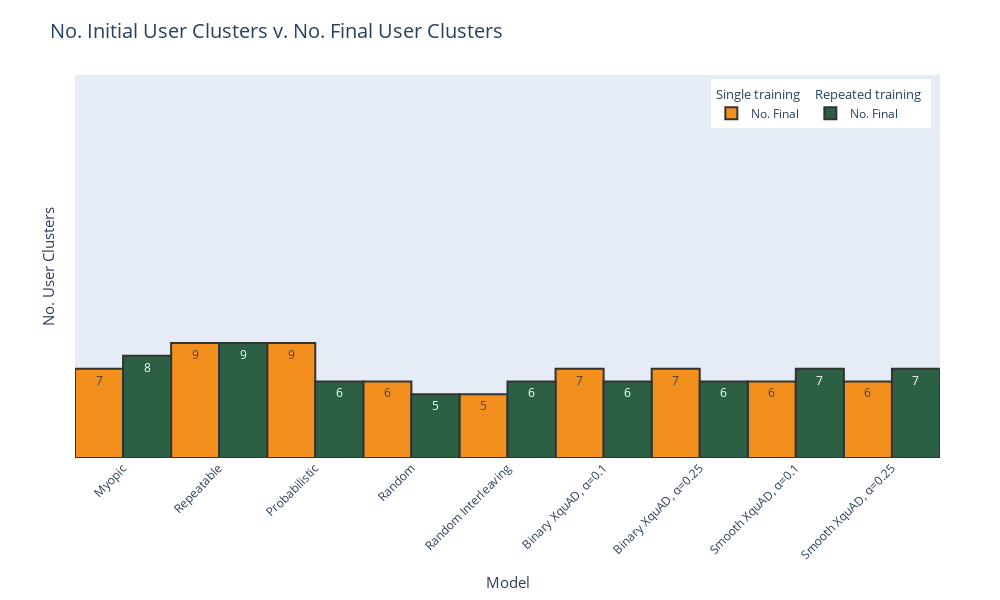

The code cell stored with this chart in its notebook:
### Code cell
colors = {
    "Single training": {
        "No. Final": "#F28F1D",
        "No. Initial": "#F6C619",
    },
    "Repeated training": {
        "No. Final": "#2B6045",
        "No. Initial": "#5EB88A",
    },
}

# Create a figure with the right layout
fig = go.Figure(layout=go.Layout(height=600,
                                    width=1000,
                                    barmode="relative",
                                    yaxis_showticklabels=False,
                                    yaxis_showgrid=False,
                                    yaxis_range=[0, user_cluster_rep.groupby(axis=1, level=0).sum().max().max() * 1.25],
                                    # Secondary y-axis overlayed on the primary one and not visible
                                    yaxis2=go.layout.YAxis(visible=False,
                                                        matches="y",
                                                        overlaying="y",
                                                        anchor="x",),
                                    font=dict(size=24),
                                    legend_x=0,
                                    legend_y=1,
                                    legend_orientation="h",
                                    hovermode="x",
                                    # margin=dict(b=0,t=10,l=0,r=10)
                                ))

# Add the traces
for i, t in enumerate(colors):
    for j, col in enumerate(['No. Final']):
        if (user_cluster_rep[t][col] == 0).all():
            continue
        fig.add_bar(
            x=user_cluster_rep.index,
            y=user_cluster_rep[t][col],
            # Set the right yaxis depending on the selected product (from enumerate)
            yaxis=f"y{i + 1}",
            # Offset the bar trace, offset needs to match the width
            # The values here are in milliseconds, 1billion ms is ~1/3 month
            offsetgroup=str(i),
            offset=(i - 1) * 1/2,
            width=1/2,
            legendgroup=t,
            legendgrouptitle_text=t,
            name=col,
            marker_color=colors[t][col],
            text=user_cluster_rep[t][col],
            marker_line=dict(width=2, color="#333"),
            hovertemplate="%{y}<extra></extra>"
        )
        
fig.update_layout(
    uniformtext_minsize=18, #uniformtext_mode='hide',
    title=dict(text=f"No. Initial User Clusters v. No. Final User Clusters",font=dict(size=20)),
    xaxis_title=dict(text="Model",font=(dict(size=15))),
    yaxis_title=dict(text="No. User Clusters",font=(dict(size=15))),
    font=dict(size=12),
    xaxis = dict(ticktext=index, tick0=0, dtick=1, tickangle=-45),
    # yaxis = dict(showticklabels = True),
    legend=dict(yanchor="top", y=0.99, xanchor="right", x=0.99),
    margin=dict(l=75, r=60, t=75, b=60),
)

fig.show()

### Figure 1 — Plotly figure (JSON) as saved in the notebook; plotly's stock layout.template omitted (floating-point values rounded to 4 significant figures)
{"data": [{"hovertemplate": "%{y}<extra></extra>", "legendgroup": "Single training", "legendgrouptitle": {"text": "Single training"}, "marker": {"color": "#F28F1D", "line": {"color": "#333", "width": 2}}, "name": "No. Final", "offset": -0.5, "offsetgroup": "0", "text": [7, 9, 9, 6, 5, 7, 7, 6, 6], "type": "bar", "width": 0.5, "x": ["Myopic", "Repeatable", "Probabilistic", "Random", "Random Interleaving", "Binary XquAD, α=0.1", "Binary XquAD, α=0.25", "Smooth XquAD, α=0.1", "Smooth XquAD, α=0.25"], "y": [7, 9, 9, 6, 5, 7, 7, 6, 6], "yaxis": "y"}, {"hovertemplate": "%{y}<extra></extra>", "legendgroup": "Repeated training", "legendgrouptitle": {"text": "Repeated training"}, "marker": {"color": "#2B6045", "line": {"color": "#333", "width": 2}}, "name": "No. Final", "offset": 0, "offsetgroup": "1", "text": [8, 9, 6, 5, 6, 6, 6, 7, 7], "type": "bar", "width": 0.5, "x": ["Myopic", "Repeatable", "Probabilistic", "Random", "Random Interleaving", "Binary XquAD, α=0.1", "Binary XquAD, α=0.25", "Smooth XquAD, α=0.1", "Smooth XquAD, α=0.25"], "y": [8, 9, 6, 5, 6, 6, 6, 7, 7], "yaxis": "y2"}], "layout": {"barmode": "relative", "font": {"size": 12}, "height": 600, "hovermode": "x", "legend": {"orientation": "h", "x": 0.99, "xanchor": "right", "y": 0.99, "yanchor": "top"}, "margin": {"b": 60, "l": 75, "r": 60, "t": 75}, "title": {"font": {"size": 20}, "text": "No. Initial User Clusters v. No. Final User Clusters"}, "uniformtext": {"minsize": 18}, "width": 1000, "xaxis": {"dtick": 1, "tick0": 0, "tickangle": -45, "ticktext": ["0", "1", "2", "3", "4", "5", "6", "7", "8", "9", "10", "11", "12", "13", "14"], "title": {"font": {"size": 15}, "text": "Model"}}, "yaxis": {"range": [0, 30], "showgrid": false, "showticklabels": false, "title": {"font": {"size": 15}, "text": "No. User Clusters"}}, "yaxis2": {"anchor": "x", "matches": "y", "overlaying": "y", "visible": false}}}
